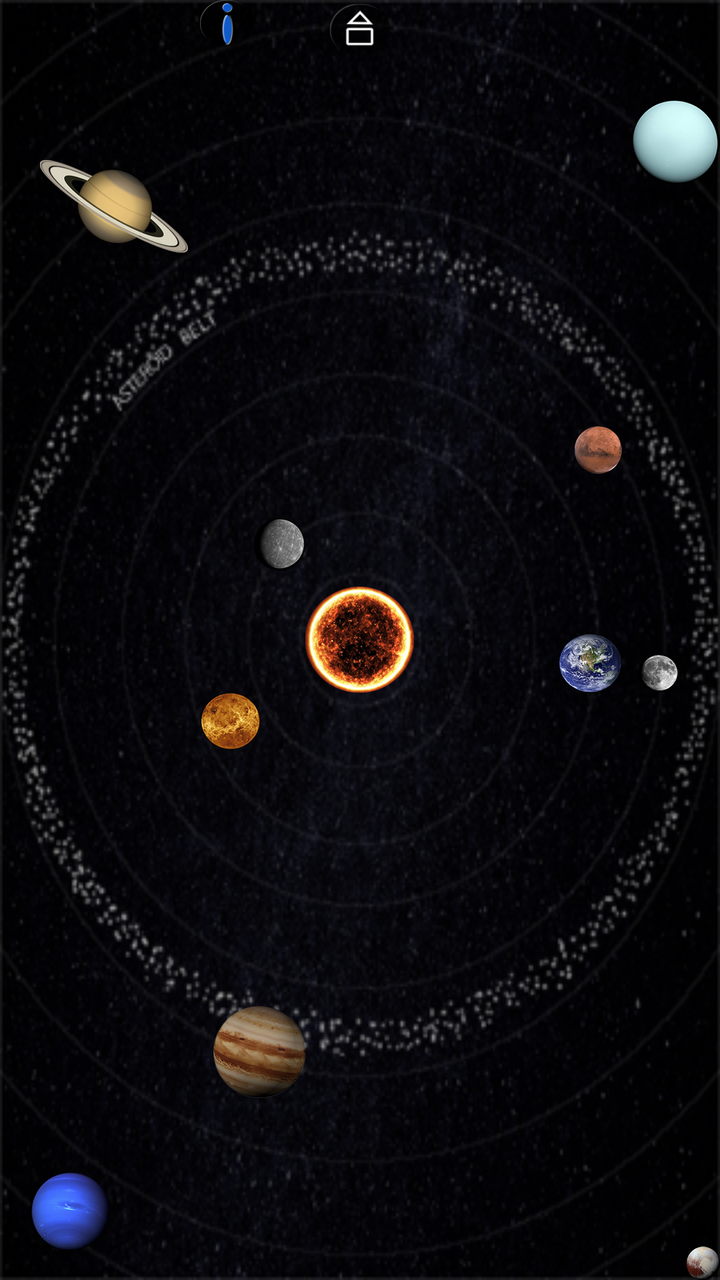
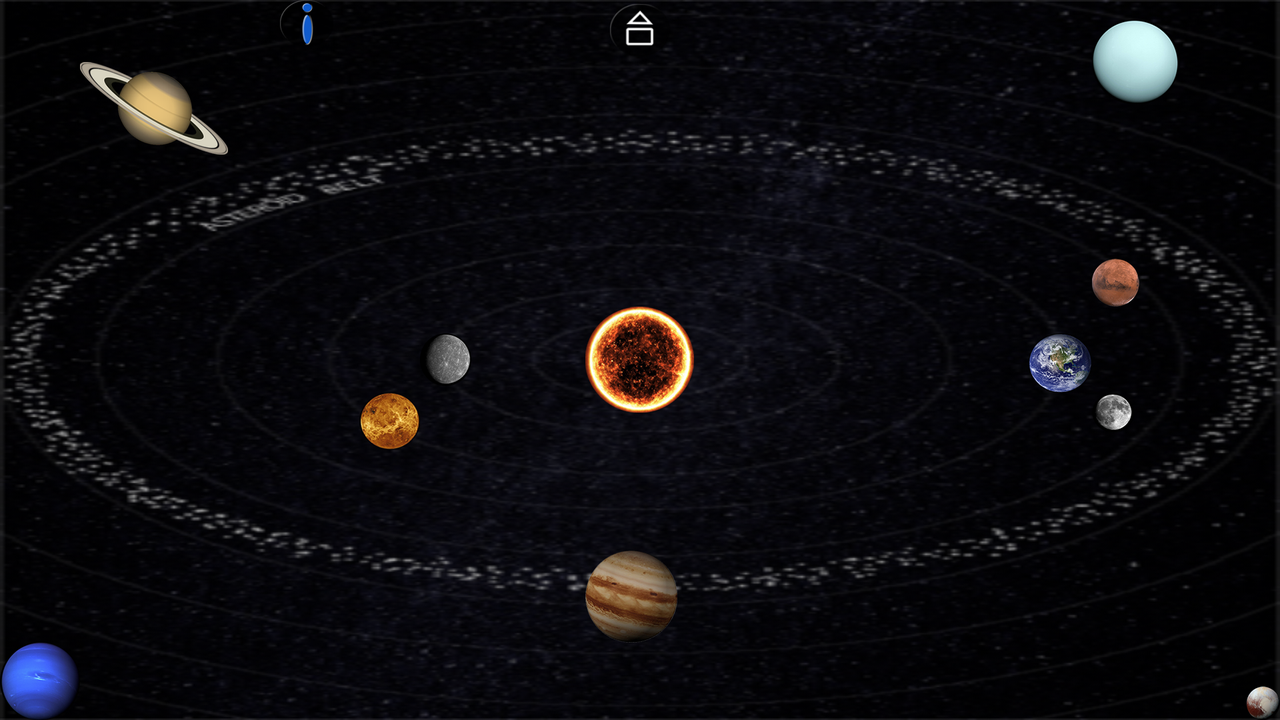

First picture: res/layout/ on a phone held upright. Second picture: the repository's own variant of that layout, on a device whose configuration matches the variant's folder. Source for both follows.
<!-- AndroidManifest.xml: application theme AppTheme -->
<!-- res/layout/activity_map.xml -->
<?xml version="1.0" encoding="utf-8"?>
<RelativeLayout xmlns:android="http://schemas.android.com/apk/res/android"
    xmlns:tools="http://schemas.android.com/tools"
    android:layout_width="match_parent"
    android:layout_height="match_parent"
    android:background="@drawable/map_background"
    tools:context="com.rorysoft.solarmap.Map"
    android:id="@+id/map_layout">

    <ImageView
        android:id="@+id/homeButton"
        android:layout_width="30dp"
        android:layout_height="30dp"
        android:src="@drawable/home_button"
        android:layout_centerHorizontal="true"/>

    <ImageView
        android:id="@+id/musicToggle"
        android:layout_width="wrap_content"
        android:layout_height="wrap_content"
        android:layout_alignParentRight="true"
        android:layout_alignParentEnd="true"
        android:layout_marginRight="100dp"
        android:layout_marginEnd="100dp"/>

    <ImageView
        android:id="@+id/infoButton"
        android:layout_width="wrap_content"
        android:layout_height="wrap_content"
        android:src="@drawable/info_button"
        android:layout_alignParentTop="true"
        android:layout_marginLeft="100dp"
        android:layout_marginStart="100dp"
        />

    <ImageView
        android:id="@+id/mercury"
        android:layout_width="wrap_content"
        android:layout_height="wrap_content"
        android:layout_above="@+id/sun"
        android:layout_toLeftOf="@+id/sun"
        android:layout_toStartOf="@+id/sun"
        android:layout_marginBottom="8dp"
        android:src="@drawable/mercury" />

    <ImageView
        android:id="@+id/sun"
        android:layout_width="wrap_content"
        android:layout_height="wrap_content"
        android:layout_centerHorizontal="true"
        android:layout_centerVertical="true"
        android:adjustViewBounds="true"
        android:clickable="true"
        android:src="@drawable/sun" />

    <ImageView
        android:id="@+id/earth"
        android:layout_width="wrap_content"
        android:layout_height="wrap_content"
        android:layout_alignBottom="@+id/sun"
        android:layout_alignParentEnd="true"
        android:layout_alignParentRight="true"
        android:layout_marginEnd="49dp"
        android:layout_marginRight="41dp"
        android:adjustViewBounds="true"
        android:src="@drawable/earth" />

    <ImageView
        android:id="@+id/moon"
        android:layout_width="wrap_content"
        android:layout_height="wrap_content"
        android:layout_alignParentRight="true"
        android:layout_alignParentEnd="true"
        android:layout_alignBottom="@+id/earth"
        android:layout_marginRight="20dp"
        android:layout_marginEnd="20dp"
        android:adjustViewBounds="true"
        android:src="@drawable/moon" />

    <ImageView
        android:id="@+id/jupiter"
        android:layout_width="wrap_content"
        android:layout_height="wrap_content"
        android:layout_alignEnd="@+id/mercury"
        android:layout_alignParentBottom="true"
        android:layout_alignRight="@+id/mercury"
        android:layout_marginBottom="91dp"
        android:adjustViewBounds="true"
        android:src="@drawable/jupiter" />

    <ImageView
        android:id="@+id/mars"
        android:layout_width="wrap_content"
        android:layout_height="wrap_content"
        android:adjustViewBounds="true"
        android:src="@drawable/mars"
        android:layout_marginBottom="22dp"
        android:layout_above="@+id/mercury"
        android:layout_alignRight="@+id/earth"
        android:layout_alignEnd="@+id/earth" />

    <ImageView
        android:id="@+id/neptune"
        android:layout_width="wrap_content"
        android:layout_height="wrap_content"
        android:layout_alignParentBottom="true"
        android:layout_alignParentLeft="true"
        android:layout_alignParentStart="true"
        android:layout_margin="15dp"
        android:adjustViewBounds="true"
        android:src="@drawable/neptune" />

    <ImageView
        android:id="@+id/pluto"
        android:layout_width="wrap_content"
        android:layout_height="wrap_content"
        android:layout_alignParentBottom="true"
        android:layout_alignParentRight="true"
        android:layout_alignParentEnd="true"
        android:adjustViewBounds="true"
        android:src="@drawable/pluto" />

    <ImageView
        android:id="@+id/saturn"
        android:layout_width="wrap_content"
        android:layout_height="wrap_content"
        android:layout_alignParentTop="true"
        android:layout_marginTop="80dp"
        android:layout_marginLeft="20dp"
        android:layout_marginStart="20dp"
        android:adjustViewBounds="true"
        android:src="@drawable/saturn" />

    <ImageView
        android:id="@+id/uranus"
        android:layout_width="wrap_content"
        android:layout_height="wrap_content"
        android:layout_alignParentRight="true"
        android:layout_alignParentEnd="true"
        android:layout_marginTop="50dp"
        android:adjustViewBounds="true"
        android:src="@drawable/uranus" />

    <ImageView
        android:id="@+id/venus"
        android:layout_width="wrap_content"
        android:layout_height="wrap_content"
        android:adjustViewBounds="true"
        android:src="@drawable/venus"
        android:layout_below="@+id/earth"
        android:layout_alignLeft="@+id/infoButton"
        android:layout_alignStart="@+id/infoButton" />

    <RelativeLayout
        android:layout_width="wrap_content"
        android:layout_height="wrap_content"
        android:alpha="0.95"
        android:layout_centerVertical="true"
        android:layout_centerHorizontal="true"
        >
        <FrameLayout
            android:id="@+id/fragmentContainer"
            android:layout_width="wrap_content"
            android:layout_height="wrap_content"
            android:layout_centerInParent="true"
            android:paddingBottom="20dp"
            android:paddingLeft="10dp"
            android:paddingRight="10dp"
            android:paddingTop="20dp"/>
    </RelativeLayout>

</RelativeLayout>
<!-- resources referenced by this layout -->
<resources>
  <!-- drawable earth: png bitmap (drawable-hdpi, 9102 bytes) -->
  <!-- drawable home_button: png bitmap (drawable-mdpi, 4666 bytes) -->
  <!-- drawable info_button: png bitmap (drawable-hdpi, 4820 bytes) -->
  <!-- drawable jupiter: png bitmap (drawable-hdpi, 11424 bytes) -->
  <!-- drawable map_background: png bitmap (drawable-mdpi, 227216 bytes) -->
  <!-- drawable mars: png bitmap (drawable-hdpi, 6825 bytes) -->
  <!-- drawable mercury: png bitmap (drawable-hdpi, 4694 bytes) -->
  <!-- drawable moon: png bitmap (drawable-hdpi, 4679 bytes) -->
  <!-- drawable neptune: png bitmap (drawable-mdpi, 7220 bytes) -->
  <!-- drawable pluto: png bitmap (drawable-mdpi, 5611 bytes) -->
  <!-- drawable saturn: png bitmap (drawable-mdpi, 15088 bytes) -->
  <!-- drawable sun: png bitmap (drawable-mdpi, 15124 bytes) -->
  <!-- drawable uranus: png bitmap (drawable-mdpi, 6442 bytes) -->
  <!-- drawable venus: png bitmap (drawable-hdpi, 7955 bytes) -->
  <style name="AppTheme" parent="Theme.AppCompat.NoActionBar">
          
          <item name="colorPrimary">@color/colorPrimary</item>
          <item name="colorPrimaryDark">@color/colorPrimaryDark</item>
          <item name="colorAccent">@color/colorAccent</item>
      </style>
  <color name="colorPrimary">#3F51B5</color>
  <color name="colorPrimaryDark">#303F9F</color>
  <color name="colorAccent">#ffffff</color>
</resources>
<!-- res/layout-land/activity_map.xml (the repository's variant of the layout above) -->
<!-- drawn on the phone turned sideways -->
<?xml version="1.0" encoding="utf-8"?>
<RelativeLayout xmlns:android="http://schemas.android.com/apk/res/android"
    xmlns:tools="http://schemas.android.com/tools"
    android:layout_width="match_parent"
    android:layout_height="match_parent"
    android:background="@drawable/map_background"
    tools:context="com.rorysoft.solarmap.Map"
    android:id="@+id/map_layout">

    <ImageView
        android:id="@+id/homeButton"
        android:layout_width="30dp"
        android:layout_height="30dp"
        android:src="@drawable/home_button"
        android:layout_centerHorizontal="true"/>

    <ImageView
        android:id="@+id/musicToggle"
        android:layout_width="wrap_content"
        android:layout_height="wrap_content"
        android:layout_alignParentRight="true"
        android:layout_alignParentEnd="true"
        android:layout_marginRight="140dp"
        android:layout_marginEnd="140dp"/>

    <ImageView
        android:id="@+id/infoButton"
        android:layout_width="wrap_content"
        android:layout_height="wrap_content"
        android:src="@drawable/info_button"
        android:layout_alignParentTop="true"
        android:layout_marginLeft="140dp"
        android:layout_marginStart="140dp"/>

    <ImageView
        android:id="@+id/mercury"
        android:layout_width="wrap_content"
        android:layout_height="wrap_content"
        android:src="@drawable/mercury"
        android:layout_marginRight="57dp"
        android:layout_marginEnd="57dp"
        android:layout_centerVertical="true"
        android:layout_toLeftOf="@+id/sun"
        android:layout_toStartOf="@+id/sun" />

    <ImageView
        android:id="@+id/sun"
        android:layout_width="wrap_content"
        android:layout_height="wrap_content"
        android:layout_centerHorizontal="true"
        android:layout_centerVertical="true"
        android:adjustViewBounds="true"
        android:clickable="true"
        android:src="@drawable/sun" />

    <ImageView
        android:id="@+id/earth"
        android:layout_width="wrap_content"
        android:layout_height="wrap_content"
        android:adjustViewBounds="true"
        android:src="@drawable/earth"
        android:layout_alignTop="@+id/mercury"
        android:layout_toLeftOf="@+id/uranus"
        android:layout_toStartOf="@+id/uranus" />

    <ImageView
        android:id="@+id/moon"
        android:layout_width="wrap_content"
        android:layout_height="wrap_content"
        android:adjustViewBounds="true"
        android:src="@drawable/moon"
        android:layout_below="@+id/earth"
        android:layout_alignLeft="@+id/uranus"
        android:layout_alignStart="@+id/uranus" />

    <ImageView
        android:id="@+id/jupiter"
        android:layout_width="wrap_content"
        android:layout_height="wrap_content"

        android:adjustViewBounds="true"
        android:src="@drawable/jupiter"
        android:layout_above="@+id/neptune"
        android:layout_alignLeft="@+id/sun"
        android:layout_alignStart="@+id/sun" />

    <ImageView
        android:id="@+id/mars"
        android:layout_width="wrap_content"
        android:layout_height="wrap_content"
        android:adjustViewBounds="true"
        android:src="@drawable/mars"
        android:layout_above="@+id/sun"
        android:layout_toRightOf="@+id/earth"
        android:layout_toEndOf="@+id/earth" />

    <ImageView
        android:id="@+id/neptune"
        android:layout_width="wrap_content"
        android:layout_height="wrap_content"
        android:layout_alignParentBottom="true"
        android:layout_alignParentLeft="true"
        android:layout_alignParentStart="true"

        android:adjustViewBounds="true"
        android:src="@drawable/neptune" />

    <ImageView
        android:id="@+id/pluto"
        android:layout_width="wrap_content"
        android:layout_height="wrap_content"
        android:layout_alignParentBottom="true"
        android:layout_alignParentRight="true"
        android:layout_alignParentEnd="true"
        android:adjustViewBounds="true"
        android:src="@drawable/pluto" />

    <ImageView
        android:id="@+id/saturn"
        android:layout_width="wrap_content"
        android:layout_height="wrap_content"

        android:adjustViewBounds="true"
        android:src="@drawable/saturn"
        android:layout_alignTop="@+id/uranus"
        android:layout_toRightOf="@+id/neptune"
        android:layout_toEndOf="@+id/neptune"
        android:layout_marginTop="21dp" />

    <ImageView
        android:id="@+id/uranus"
        android:layout_width="wrap_content"
        android:layout_height="wrap_content"
        android:layout_alignParentRight="true"
        android:layout_alignParentEnd="true"
        android:layout_marginTop="10dp"
        android:layout_marginRight="50dp"
        android:layout_marginEnd="50dp"
        android:adjustViewBounds="true"
        android:src="@drawable/uranus" />

    <ImageView
        android:id="@+id/venus"
        android:layout_width="wrap_content"
        android:layout_height="wrap_content"
        android:adjustViewBounds="true"
        android:src="@drawable/venus"
        android:layout_below="@+id/earth"
        android:layout_toLeftOf="@+id/mercury"
        android:layout_toStartOf="@+id/mercury" />

    <RelativeLayout
        android:layout_width="wrap_content"
        android:layout_height="wrap_content"
        android:layout_centerVertical="true"
        android:layout_centerHorizontal="true"
        android:alpha="0.95">
        <FrameLayout
            android:id="@+id/fragmentContainer"
            android:layout_width="wrap_content"
            android:layout_height="wrap_content"
            android:paddingBottom="30dp"
            android:paddingLeft="30dp"
            android:paddingRight="30dp"
            android:paddingTop="30dp"/>
    </RelativeLayout>

</RelativeLayout>
